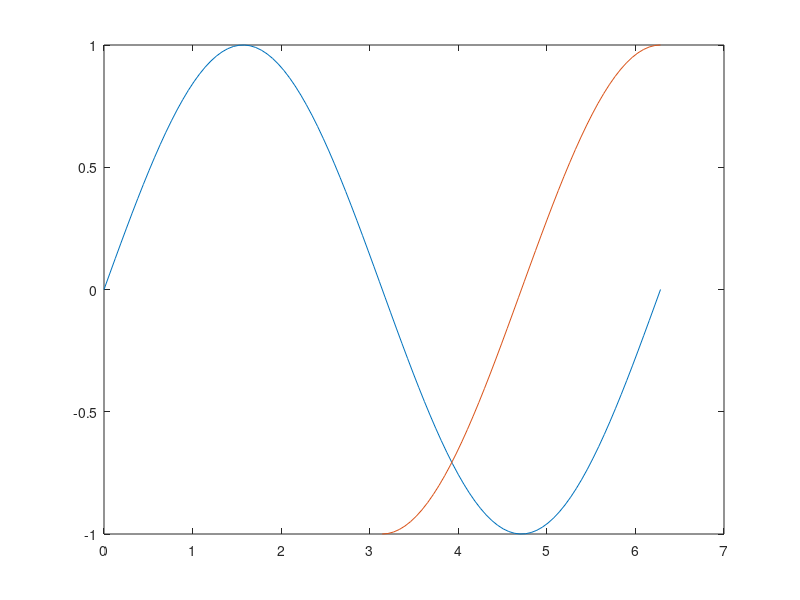

Source code (MATLAB):
clear all;
close all;
t1 = linspace(0,2*pi,100);
t2 = linspace(pi,2*pi,50);

y1 = sin(t1);
y2 = cos(t2);

figure;
plot(t1,y1,t2,y2);
